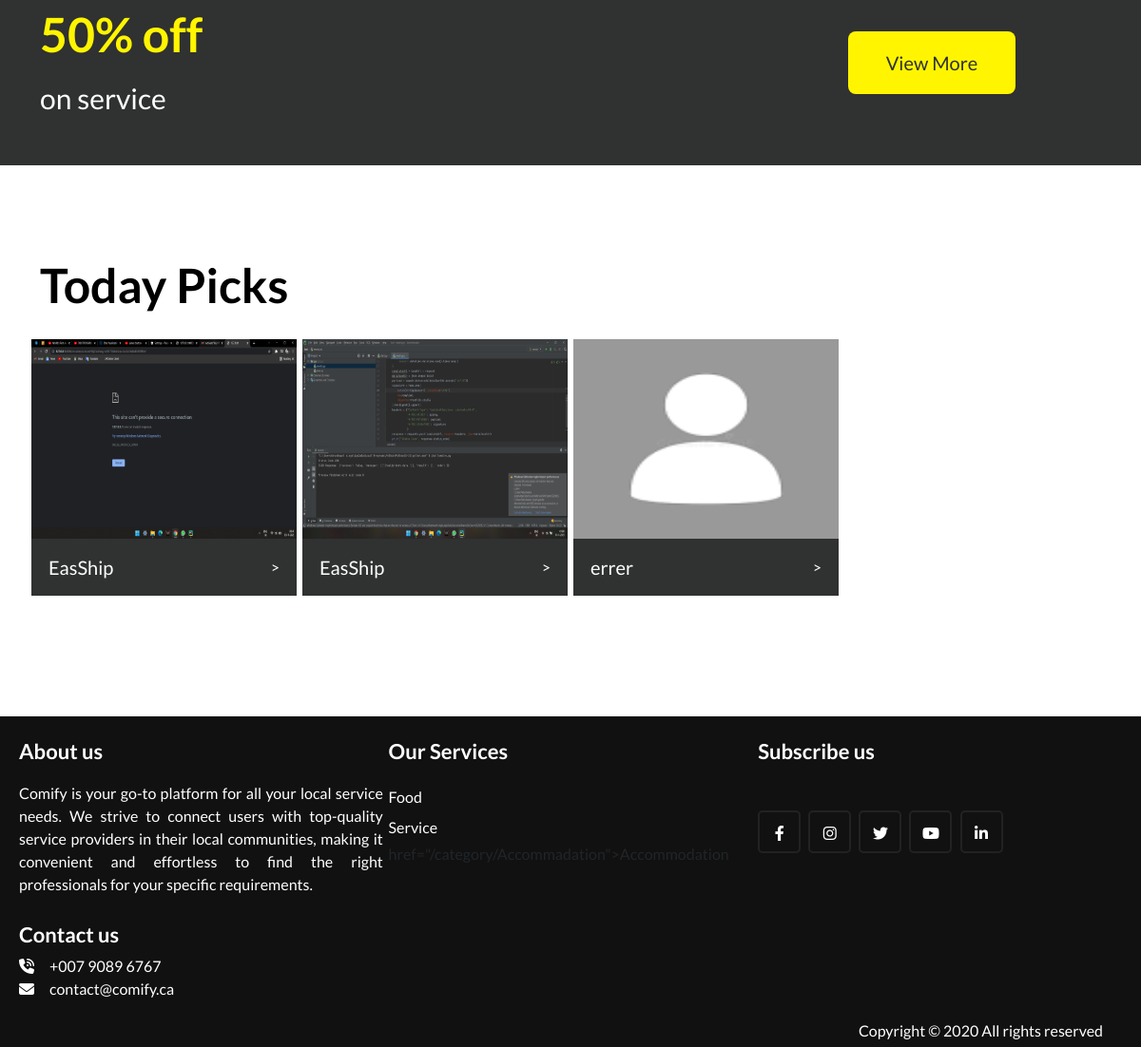
The app's page / (lower part), older data.
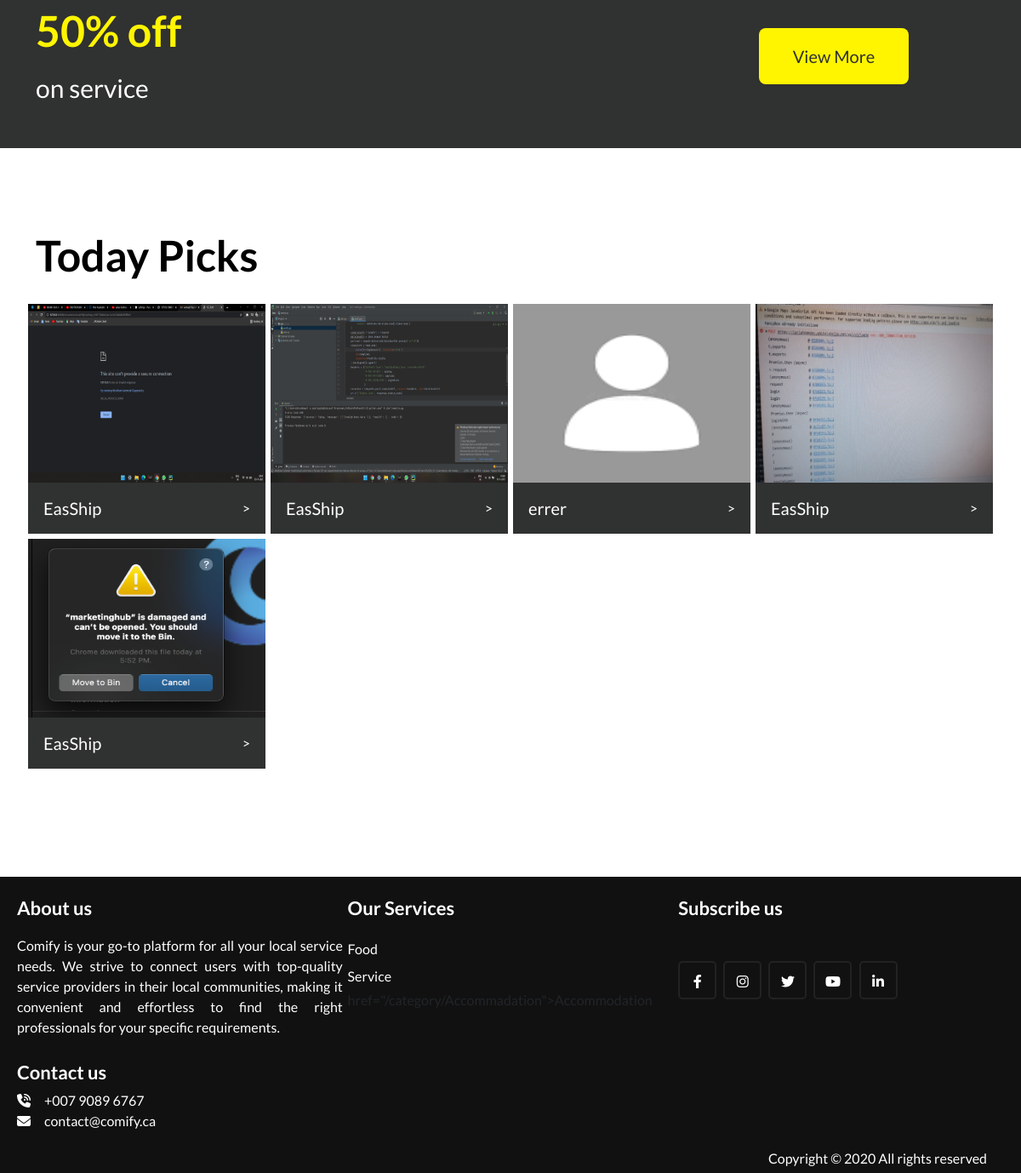
The same page, newer data.
### service/models.py (models this page shows)
class Service(models.Model):
    provider = models.ForeignKey(User, on_delete=models.CASCADE)
    service_name = models.CharField(max_length=50)
    address = models.CharField(max_length=250)
    category = models.CharField(max_length=250, null=True)
    subcategory = models.CharField(max_length=250, null=True)
    desc = models.CharField(max_length=250, null=True)
    whatsapp = models.CharField(max_length=12, null=True)
    instagram = models.CharField(max_length=250, null=True)
    phone = models.CharField(max_length=12, null=True)
    profile_pic = models.ImageField(upload_to='service_profile/', null=True, default='service_profile/download.png')

### service/views.py (the view)
# urls.py: 2. Add a URL to urlpatterns:  path('', Home.as_view(), name='home')
def Home(request):
    if request.method == 'POST':
        search = request.POST.get('search')
        return redirect("search", search)
    if request.user.is_authenticated:
        u = False
        try:
            p = Profile.objects.get(user=request.user)
        except Profile.DoesNotExist:
            return redirect('Profile')
        service = Service.objects.all()
    else:
        service = Service.objects.all()
        u = True
    b = Baner.objects.all()
    f = 0
    if len(b) > 0:
        if b[0].Baner_Display:
            print(b[0].Title)
            f = 1
    feature = Feature_service.objects.all()
    if len(feature) > 0:
        len_feature = True
    else:
        len_feature = False
    return render(request, "Home.html",
                  {'flag': f, 'b': b, 'u': u, 'len_f': len_feature, "feat": feature, 'service': service})

### templates/Home.html (shortened to what this page needs)
{% load static %}
<!doctype html>
<html lang="en">
<head>
    <link rel="stylesheet" href="https://site-assets.fontawesome.com/releases/v6.2.1/css/all.css">
    <link rel="stylesheet" href="https://site-assets.fontawesome.com/releases/v6.2.1/css/sharp-solid.css">
    <link rel="stylesheet" href="{% static 'css/owl.theme.default.css' %}">
    <link rel="stylesheet" href="{% static 'css/owl.carousel.min.css' %}">
    <link rel="stylesheet" href="{% static 'css/owl.theme.default.min.css' %}">
    <link href="{% static 'css/bootstrap/bootstrap.min.css' %}" rel="stylesheet">
    <link rel="stylesheet" href="{% static 'css/style.css' %}">
</head>
<body>
    <main>
{% if flag == 1 %}
        <section class="discount-section">
            <div class="container">
                <div class="row">
                    <div class="col-md-8 col-sm-12 h-auto">
                        <h2>{{b.0.Title}}</h2>
						<p>{{b.0.message}}</p>
                    </div>
                    <div class="col-md-4 col-sm-12 h-auto d-flex align-items-center justify-content-center">
                        <button class="view-btn">View More</button>
                    </div>
                            </div>
            </div>
        </section>
{% endif %}
        <section class="quick-section">
            <div class="container">
                <div class="row">
                    <div class="col-11">
                        <h1>Today Picks</h1>
                    </div>
					<div class="col-md-1 d-flex align-items-center"></div>
                    {% for s in service %}
					<div class="col-md-3 a12" >
                        <a href="/service/{{s.pk}}">
					<div class="item">
						<div class="quick-outer">
							<img src={{s.profile_pic.url}} >
							<div class="quick-content-outer">
							<h6>{{s.service_name}}</h6>
							<p>></p>
							</div>
							</div>
							</div>
                            </a>
					</div>
                    {% endfor %}
                </div>
            </div>
        </section>
<footer>
   <div class="content">
     <div class="left box">
       <div class="upper">
         <div class="topic">About us</div>
         <p>Comify is your go-to platform for all your local service needs.
             We strive to connect users with top-quality service providers in their local communities,
             making it convenient and effortless to find the right professionals for your specific requirements.
</p>
       </div>
       <div class="lower">
         <div class="topic">Contact us</div>
         <div class="phone">
           <a href="#"><i class="fas fa-phone-volume"></i>+007 9089 6767</a>
         </div>
         <div class="email">
           <a href="#"><i class="fas fa-envelope"></i>contact@comify.ca</a>
         </div>
       </div>
     </div>
     <div class="middle box">
       <div class="topic">Our Services</div>
       <div><a href="/category/Food"> Food </a></div>
       <div><a href="/category/Service">Service</a></div>
       <div>href="/category/Accommadation">Accommodation </a></div>
     </div>
     <div class="right box">
       <div class="topic">Subscribe us</div>
       <form action="#">
         <div class="media-icons">
           <a href="#"><i class="fab fa-facebook-f"></i></a>
           <a href="#"><i class="fab fa-instagram"></i></a>
           <a href="#"><i class="fab fa-twitter"></i></a>
           <a href="#"><i class="fab fa-youtube"></i></a>
           <a href="#"><i class="fab fa-linkedin-in"></i></a>
         </div>
       </form>
     </div>
   </div>
   <div class="bottom">
     <p>Copyright © 2020 <a href="#"></a> All rights reserved</p>
   </div>
 </footer>
    </main>
</body>
</html>

Row changes from the older to the newer data that the page shows:
added Service: profile_pic (picture), service_name "EasShip"
added Service: profile_pic (picture), service_name "EasShip"
